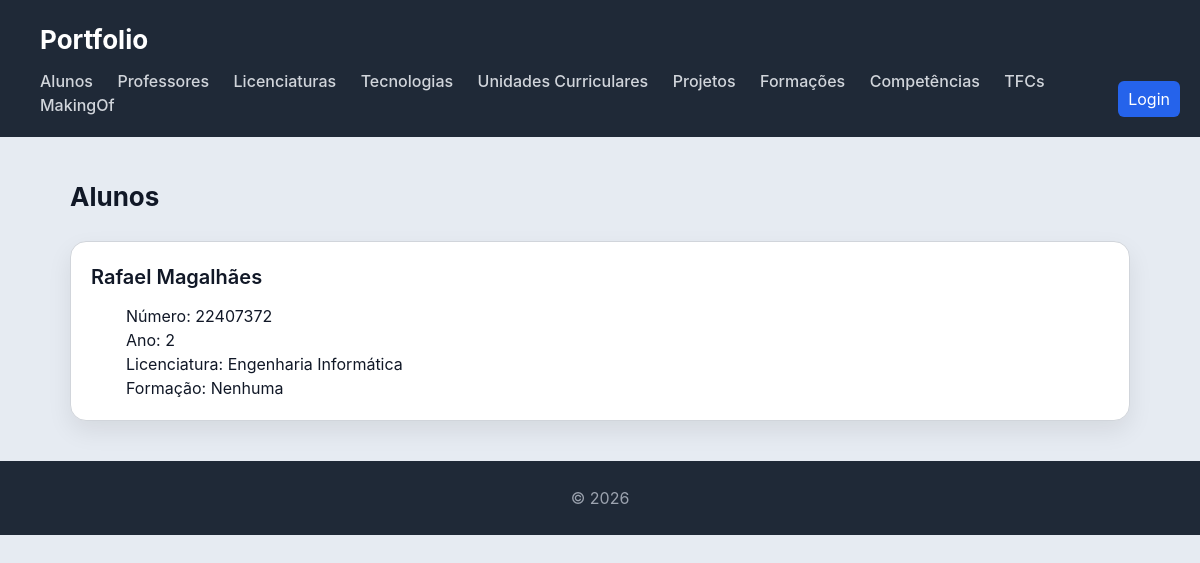
The page /portfolio/ on the database its author committed.
### portfolio/models.py (models this page shows, shortened)
class Aluno(models.Model):
    nome = models.CharField(max_length=100)
    numero = models.DecimalField(max_digits=8, decimal_places=0)
    ano = models.IntegerField()
    licenciatura = models.ForeignKey(Licenciatura, on_delete=models.CASCADE)
    formacao_texto = models.CharField(max_length=150)

class Licenciatura(models.Model):
    nome = models.CharField(max_length=100)
    duracao = models.IntegerField()
    creditos = models.IntegerField()
    informacao = models.CharField(max_length=250)
    def __str__(self):
        return self.nome

### portfolio/views.py (the view)
# urls.py: path('', views.aluno_view, name='home'),
def aluno_view(request):
    alunos = (
        Aluno.objects
        .select_related('licenciatura')
        .all()
    )
    return render(request, 'portfolio/aluno.html', {'alunos': alunos})

### portfolio/templates/portfolio/aluno.html
{% extends "portfolio/base.html" %}
{% block content %}
<h2>Alunos</h2>
<section>
    {% for aluno in alunos %}
    <article>
        <header>
            <h3>{{ aluno.nome }}</h3>
        </header>
        <p>Número: {{ aluno.numero }}</p>
        <p>Ano: {{ aluno.ano }}</p>
        <p>Licenciatura: {{ aluno.licenciatura }}</p>
        <p>Formação: {{ aluno.formacao_texto }}</p>
    </article>
    {% endfor %}
</section>
{% endblock %}

### portfolio/static/portfolio/style.css (style rules this page uses)
* { box-sizing: border-box; margin: 0; padding: 0; }
body { font-family: "Inter", "Segoe UI", system-ui, -apple-system, sans-serif; background: #e6ebf2; color: #111827; line-height: 1.5; scroll-behavior: smooth; }
h2 { margin-bottom: 20px; font-size: 26px; }
section > article { background: white; padding: 20px; border-radius: 16px; border: 1px solid #d1d5db; box-shadow: 0 10px 25px rgba(0,0,0,0.08); transition: all 0.25s ease; margin-bottom: 20px; margin-top: 25px; }
article { position: relative; }
article > header { margin-bottom: 12px; }
article > header > h3 { font-size: 20px; font-weight: 600; margin-bottom: 4px; }
article p { margin-left: 35px; }
article { padding-left: 25px; padding-right: 20px; }
header { position: relative; }

### rows shown on the page
Aluno: nome "Rafael Magalhães", numero "22407372", ano "2", licenciatura "Engenharia Informática", formacao_texto "Nenhuma"
